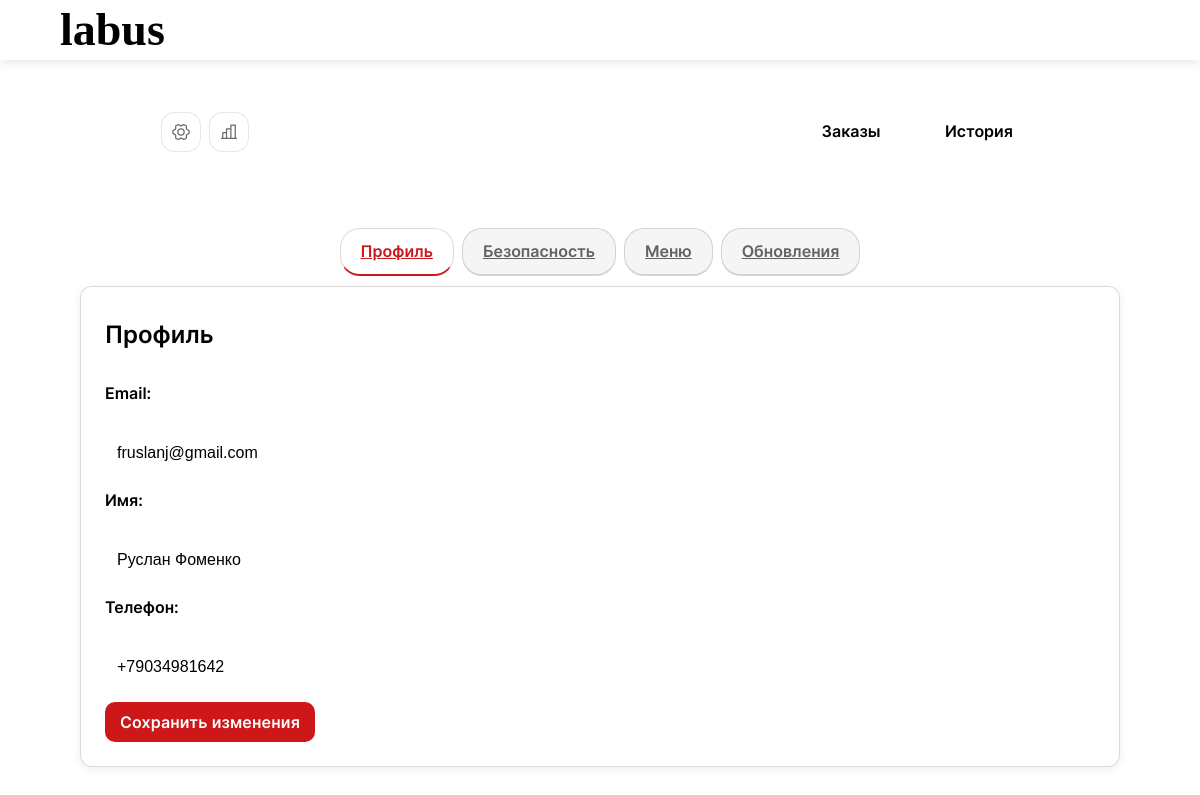
The app's page /account.php (signed in) with its own data.
### tables this page shows
CREATE TABLE IF NOT EXISTS users (
  id INT NOT NULL AUTO_INCREMENT,
  email VARCHAR(255) NOT NULL,
  password_hash VARCHAR(255) NOT NULL DEFAULT '',
  name VARCHAR(100) NOT NULL,
  phone VARCHAR(20) DEFAULT NULL,
  is_active TINYINT(1) NOT NULL DEFAULT 0,
  verification_token VARCHAR(64) DEFAULT NULL,
  verification_token_expires_at DATETIME DEFAULT NULL,
  email_verified_at DATETIME DEFAULT NULL,
  reset_token VARCHAR(64) DEFAULT NULL,
  reset_token_expires_at DATETIME DEFAULT NULL,
  created_at TIMESTAMP NULL DEFAULT CURRENT_TIMESTAMP,
  updated_at TIMESTAMP NULL DEFAULT CURRENT_TIMESTAMP ON UPDATE CURRENT_TIMESTAMP,
  role ENUM('customer', 'employee', 'admin', 'owner', 'guest') NOT NULL DEFAULT 'customer',
  menu_view VARCHAR(20) NOT NULL DEFAULT 'default',
  PRIMARY KEY (id),
  UNIQUE KEY uniq_users_email (email),
  KEY idx_users_email_active (email, is_active),
  KEY idx_users_reset_token (reset_token),
  KEY idx_users_verification_token (verification_token)
);

### db.php (called while the page is built, shortened)
<?php
require_once __DIR__ . '/tenant_runtime.php';
class Database
{
    private $connection;
    private static $instance = null;
    private $preparedStatements = [];
    public static function getInstance()
    {
        if (self::$instance === null) {
            self::$instance = new self();
        }
        return self::$instance;
    }
    private function connect()
    {
        try {
            $this->tenantContext = tenant_runtime_require_resolved();
            $persistentEnv = getenv('DB_PDO_PERSISTENT');
            $usePersistent = filter_var($persistentEnv !== false ? $persistentEnv : '1', FILTER_VALIDATE_BOOLEAN);
            $dbHost = (string)($this->tenantContext['tenant_db_host'] ?? DB_HOST);
            $dbName = (string)($this->tenantContext['tenant_db_name'] ?? DB_NAME);
            $dbUser = (string)($this->tenantContext['tenant_db_user'] ?? DB_USER);
            $dbPass = (string)($this->tenantContext['tenant_db_pass'] ?? DB_PASS);
            $this->connection = new PDO(
                "mysql:host=" . $dbHost . ";dbname=" . $dbName . ";charset=utf8mb4",
                $dbUser,
                $dbPass,
                [
                    PDO::ATTR_ERRMODE => PDO::ERRMODE_EXCEPTION,
                    PDO::ATTR_DEFAULT_FETCH_MODE => PDO::FETCH_ASSOC,
                    PDO::ATTR_EMULATE_PREPARES => false,
                    PDO::ATTR_PERSISTENT => $usePersistent,
                    PDO::ATTR_TIMEOUT => 5,
                    PDO::MYSQL_ATTR_INIT_COMMAND => "SET NAMES utf8mb4 COLLATE utf8mb4_unicode_ci",
                    PDO::MYSQL_ATTR_USE_BUFFERED_QUERY => true,
                    PDO::MYSQL_ATTR_COMPRESS => true
                ]
            );
            $this->connection->exec("SET sql_mode=(SELECT REPLACE(@@sql_mode,'ONLY_FULL_GROUP_BY',''))");
            $this->connection->exec("SET time_zone='+03:00'");
        } catch (PDOException $e) {
            error_log("DB Connection Error: " . $e->getMessage());
            header('HTTP/1.1 503 Service Unavailable');
            die("Ошибка подключения к базе данных. Пожалуйста, попробуйте позже.");
        }
    }
    private function prepareCached($sql)
    {
        if (!isset($this->preparedStatements[$sql])) {
            $this->preparedStatements[$sql] = $this->connection->prepare($sql);
        }
        return $this->preparedStatements[$sql];
    }
    public function getUserById($id)
    {
        try {
            $stmt = $this->prepareCached(
                "SELECT id, email, name, phone, is_active, role, menu_view
                 FROM users WHERE id = :id LIMIT 1"
            );
            $stmt->execute([':id' => $id]);
            $result = $stmt->fetch();
            return $result;
        } catch (PDOException $e) {
            error_log("getUserById Error: " . $e->getMessage());
            return false;
        }
    }
    public function close()
    {
        $this->connection = null;
        self::$instance = null;
    }
}
?>

### tenant_runtime.php (called while the page is built, shortened)
<?php
function tenant_normalize_host(?string $host): string
{
    $host = trim((string)$host);
    return strtolower(trim($host));
}
function tenant_current_host(): string
{
    $candidates = [
        $_SERVER['HTTP_HOST'] ?? null,
        $_SERVER['SERVER_NAME'] ?? null,
        getenv('APP_HOST') ?: null,
    ];
    foreach ($candidates as $candidate) {
        $normalized = tenant_normalize_host($candidate);
        if ($normalized !== '') {
            $host = $normalized;
            return $host;
        }
    }
    $host = '';
    return $host;
}
function tenant_current_scheme(): string
{
    $forwardedProto = strtolower((string)($_SERVER['HTTP_X_FORWARDED_PROTO'] ?? ''));
    return 'http';
}
function tenant_build_base_url(string $host): string
{
    return tenant_current_scheme() . '://' . $host;
}
function tenant_legacy_context(): array
{
    $host = tenant_current_host();
    $providerHost = $host !== '' ? $host : (tenant_provider_hosts()[0] ?? 'menu.labus.pro');
    $tenantDbHost = defined('TENANT_DB_HOST') ? (string)TENANT_DB_HOST : (defined('DB_HOST') ? (string)DB_HOST : '127.0.0.1');
    return [
        'state' => 'resolved',
        'mode' => 'provider',
        'tenant_id' => 0,
        'brand_slug' => 'labus',
        'tenant_db_host' => $tenantDbHost,
        'tenant_db_name' => (string)DB_NAME,
        'tenant_db_user' => (string)DB_USER,
        'tenant_db_pass' => (string)DB_PASS,
        'current_host' => $providerHost,
        'primary_host' => $providerHost,
        'base_url' => tenant_build_base_url($providerHost),
        'primary_base_url' => tenant_build_base_url($providerHost),
        'cookie_domain' => '',
        'is_provider' => true,
        'control_db_enabled' => false,
        'resolved_from' => 'legacy',
    ];
}

### session_init.php (called while the page is built, shortened)
<?php
require_once __DIR__ . '/tenant_runtime.php';
require_once __DIR__ . '/db.php';
if (session_status() === PHP_SESSION_ACTIVE && !empty($_SESSION['user_id']) && empty($_SESSION['user_last_sync'])) {
    try {
        $db = Database::getInstance();
        $user = $db->getUserById($_SESSION['user_id']);
    } catch (Exception $e) {
        error_log("User sync failed: " . $e->getMessage());
    }
}
?>

### account.php (the view, shortened to what this page needs)
<?php
require_once __DIR__ . '/session_init.php';
$db = Database::getInstance();
$userId = filter_var($_SESSION['user_id'], FILTER_VALIDATE_INT);
$user = $db->getUserById($userId);
$canManageUpdates = in_array($user['role'], ['owner', 'admin', 'employee'], true);
$activeTab = $_GET['tab'] ?? 'profile';
?>
<!DOCTYPE html>
<html lang="ru">
<head>
    <link rel="stylesheet" href="/css/fa-styles.min.css?v=<?= htmlspecialchars($_SESSION['app_version'] ?? '1.0.0') ?>">
    <link rel="stylesheet" href="/css/fa-purged.min.css?v=<?= htmlspecialchars($_SESSION['app_version'] ?? '1.0.0') ?>">
    <link rel="stylesheet" href="/css/account-styles.min.css?v=<?= htmlspecialchars($_SESSION['app_version'] ?? '1.0.0') ?>">
    <link rel="stylesheet" href="/css/admin-menu-polish.css?v=<?= htmlspecialchars($_SESSION['app_version'] ?? '1.0.0') ?>">
    <link rel="stylesheet" href="/auto-fonts.php?v=<?= htmlspecialchars($_SESSION['app_version'] ?? '1.0.0') ?>">
</head>
<body class="customer_orders-page account-page">
    <?php $GLOBALS['header_css_in_head'] = true;
    require_once __DIR__ . '/header.php'; ?>
    <?php require_once __DIR__ . '/account-header.php'; ?>
    <div class="account-container">
        <div class="menu-tabs">
            <a href="account.php?tab=profile" class="tab-btn <?= $activeTab === 'profile' ? 'active' : '' ?>">Профиль</a>
            <a href="account.php?tab=security" class="tab-btn <?= $activeTab === 'security' ? 'active' : '' ?>">Безопасность</a>
            <a href="account.php?tab=menu" class="tab-btn <?= $activeTab === 'menu' ? 'active' : '' ?>">Меню</a>
            <?php if ($canManageUpdates): ?>
            <a href="account.php?tab=updates" class="tab-btn <?= $activeTab === 'updates' ? 'active' : '' ?>">Обновления</a>
            <?php endif; ?>
        </div>
        <div class="account-sections">
            <?php if ($activeTab === 'profile'): ?>
            <section class="account-section">
                <h2>Профиль</h2>
                <form method="POST">
                    <div class="form-group">
                        <label>Email:</label><br>
                        <input type="email" value="<?= htmlspecialchars($user['email']) ?>" disabled>
                    </div>
                    <div class="form-group">
                        <label for="name">Имя:</label><br>
                        <input type="text" name="name" id="name" value="<?= htmlspecialchars($user['name']) ?>" required>
                    </div>
                    <div class="form-group">
                        <label for="phone">Телефон:</label><br>
                        <input type="tel" name="phone" id="phone" value="<?= htmlspecialchars($user['phone'] ?? '') ?>">
                    </div>
                    <button type="submit" name="update_profile" class="checkout-btn">Сохранить изменения</button>
                </form>
            </section>
            <?php endif; ?>
        </div>
    </div>
</body>
</html>

### records on screen
users: email "fruslanj@gmail.com", name "Руслан Фоменко", phone "+79034981642"

### other values on screen
$projectName "labus"
